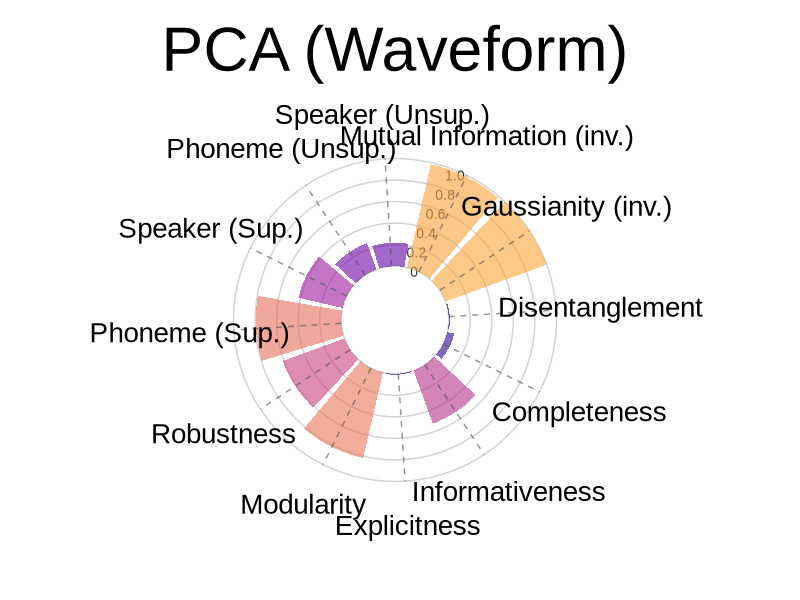
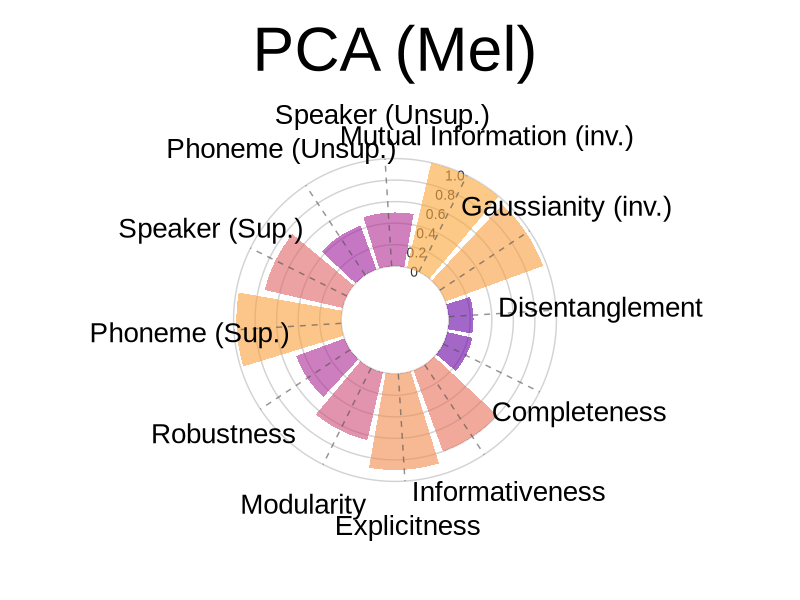
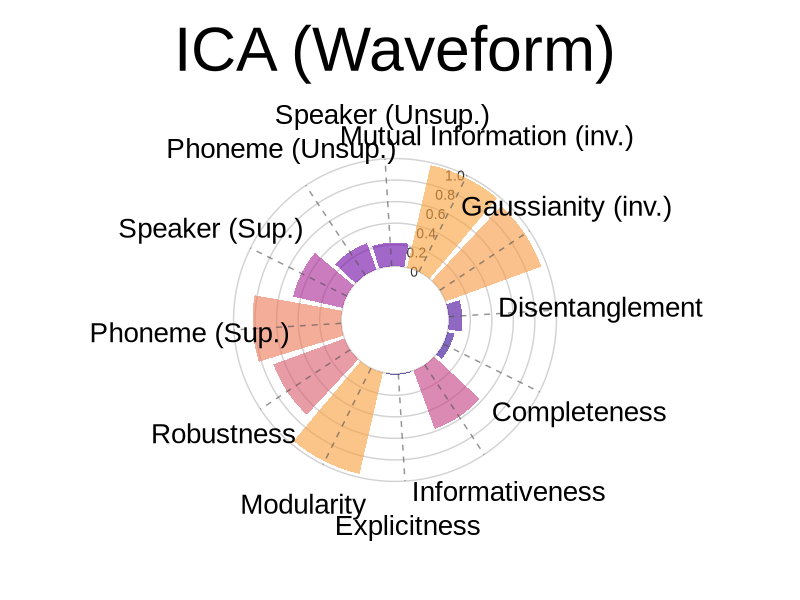
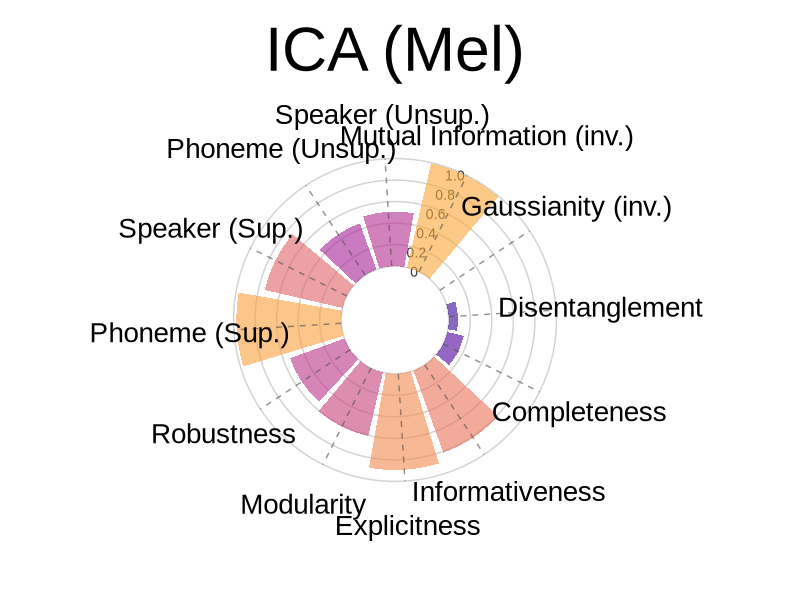
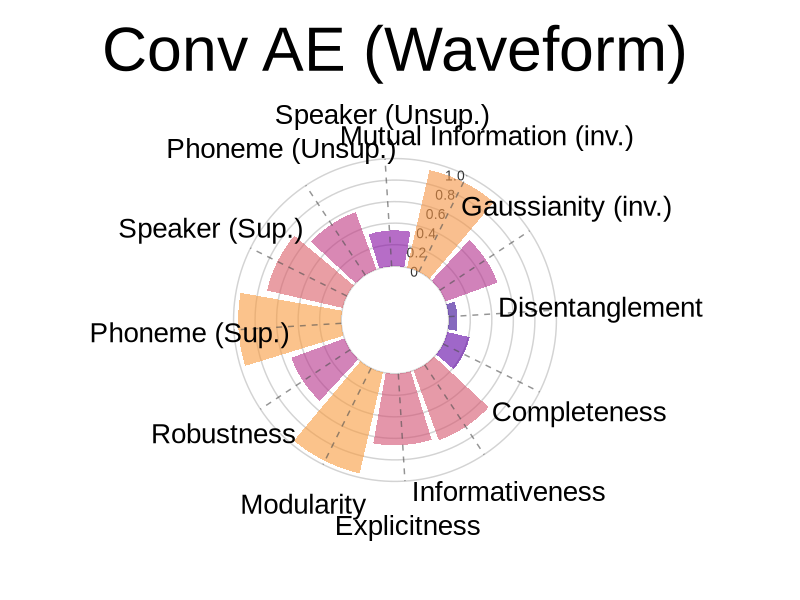
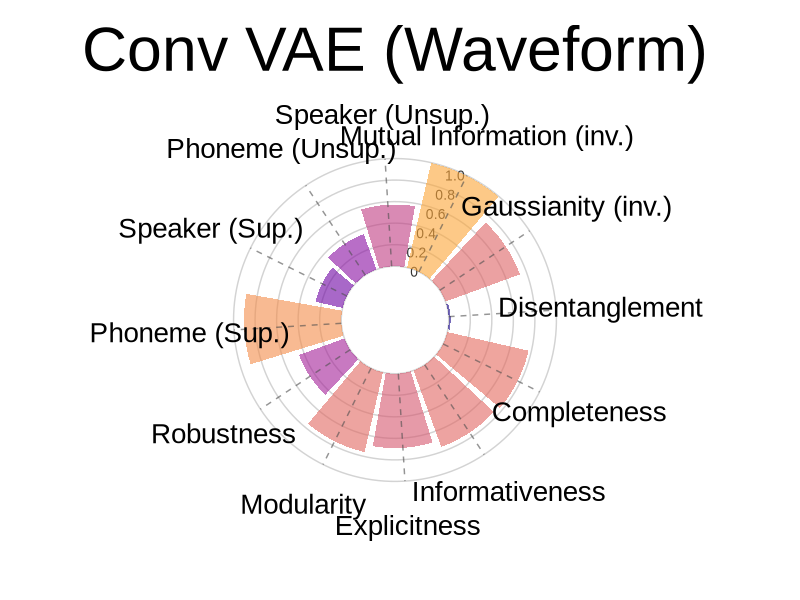
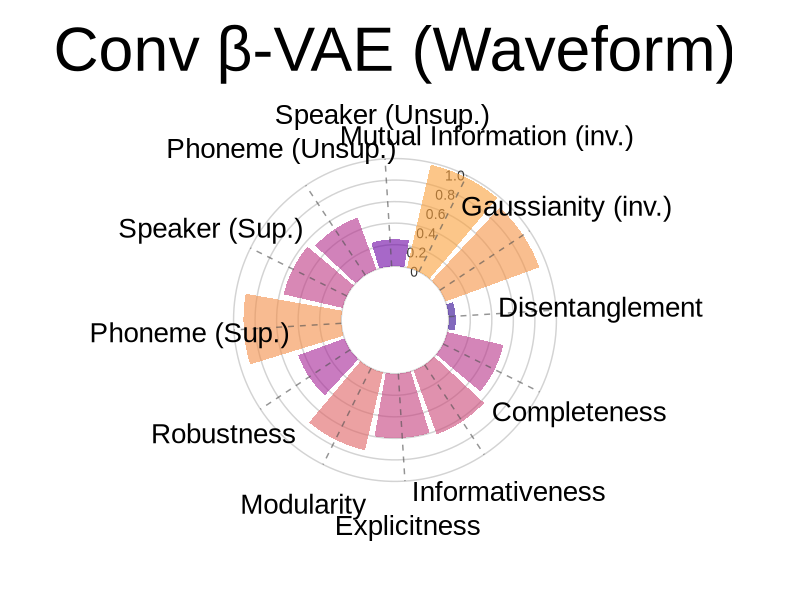
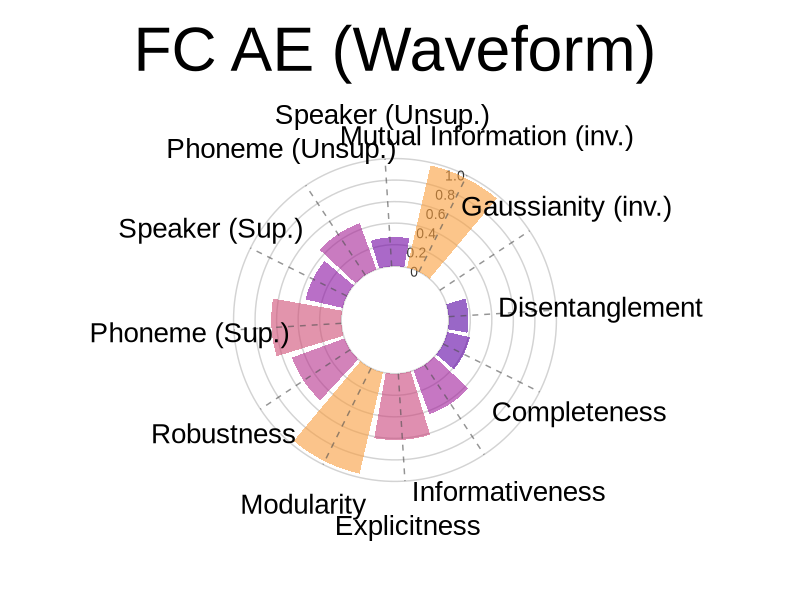

Write R code to recreate these figures, in order.
library(dplyr)
library(ggplot2)
library(stringr) 
library(tidyr) 
library(patchwork) 
library(viridis) 

# Set and create directory and filepaths to save
save_dir <-  file.path('..','figures','model_performance_vowels', 'circular_barplots')
if (!dir.exists(save_dir)) {
  dir.create(save_dir, recursive = TRUE, showWarnings = FALSE)
}

# Style and font parameters
plot_font_family <- "Arial"
plot_background_color <- "white"
plot_text_color <- "black"

#color palette
palette <- "plasma"
yellow_block_threshold <- 0.8

# Circular barplot specific settings
axis_text_size <- 20
plot_title_size <- 45
plot_title_face <- "plain"
plot_title_hjust <- 0.5
plot_title_vjust <- 0.5

# Legend elements
legend_text_size <- 28
legend_title_size <- 35
legend_text_face <- "plain"
legend_title_face <- "plain"
legend_key_size <- 7  # in cm

# Geom elements
bar_alpha <- 0.6
line_alpha <- 0.6
point_size_regular <- 5
text_size_regular <- 15
text_face <- "plain"

metrics <- c("mutual_info", "gaussian_corr_norm", "disentanglement", "completeness", 
             "informativeness", "explicitness", "modularity","IRS", 
             "supervised_phoneme_recognition", "supervised_speaker_identification","unsupervised_phoneme_recognition",
             "unsupervised_speaker_identification")

# Store model data 
model_data <- data.frame(
  metric = metrics,
  PCA_wav = c(0.014,0.001,0.01,0.065,0.525,0.009,0.817,0.611,0.794, 0.421, 0.259, 0.219),
  PCA_mel = c(0.004,0.035,0.230,0.239,0.801,0.894,0.645,0.477,0.974, 0.741, 0.433, 0.499),
  ICA_wav = c(0.023,0.052,0.127,0.066,0.578,0.009,0.968,0.703,0.824, 0.471, 0.260, 0.220),
  ICA_mel = c(0.005,4.85,0.086,0.156,0.812,0.894,0.605,0.538,0.974, 0.741, 0.455, 0.506),

  cAE_wav = c(0.070,0.486,0.081,0.212,0.690,0.664,0.963,0.526,0.957, 0.720, 0.567, 0.333),
  cVAE_wav = c(0.004,0.264,0.017,0.773,0.755,0.690,0.759,0.449,0.903, 0.258 , 0.349, 0.573),
  c_betaVAE_wav = c(0.020,0.072,0.065,0.534,0.631,0.597,0.742,0.458,0.908, 0.561, 0.513, 0.250),

  fcAE_wav = c(0.027,3.171,0.183,0.214,0.433,0.615,0.966,0.520, 0.650, 0.353, 0.458, 0.270),
  fcVAE_wav = c(0.097,0.316,0.106,0.563,0.361,0.403,0.960,0.535,0.523, 0.226, 0.227, 0.209),
  fc_betaVAE_wav = c(0.011,0.256,0.039,0.615,0.425,0.488,0.834,0.482,0.589,0.299,0.246,0.225),
  
  fcAE_mel = c(0.044,1.715,0.329,0.147,0.794,0.902,0.779,0.570,0.976, 0.744, 0.561, 0.316),
  fcVAE_mel = c(0.011,0.044,0.03,0.578,0.781,0.789,0.450,0.517,0.939, 0.738, 0.373, 0.332),
  fc_betaVAE_mel = c(0.007,0.061,0.062,0.615,0.805,0.772,0.563,0.552,0.963, 0.732, 0.367, 0.265),
  
  MDecAE_FD_mel = c(0.064,0.459,0.526,0.219,0.805,0.947,0.817,0.521,0.944, 0.938, 0.317,0.588),
  MDecAE_EWT_mel = c(0.089,0.565,0.529,0.26,0.761,0.913,0.871,0.619,0.974, 0.956, 0.388,0.550),

  MDecVAE_FD_mel = c(0.031,0.102,0.618,0.22,0.761,0.921,0.828,0.655,0.916, 0.769, 0.391, 0.516),
  MDecVAE_EWT_mel = c(0.040,0.114,0.553,0.233,0.717,0.918,0.779,0.626,0.974, 0.581, 0.412, 0.366),

  betaMDecVAE_FD_mel = c(0.051,0.173,0.526,0.196,0.809,0.929,0.809,0.600,0.924, 0.750, 0.334, 0.536),
  betaMDecVAE_EWT_mel = c(0.036,0.147,0.582,0.222,0.742,0.915,0.905,0.523,0.977, 0.713, 0.377, 0.638),

  ideal_model = c(0.0,0.0,1.0,1.0,1.0,1.0,1.0,1.0,1.0,1.0,1.0,1.0)
)

model_display_names <- c(
  "PCA_wav" = "PCA (Waveform)",
  "PCA_mel" = "PCA (Mel)",
  "ICA_wav" = "ICA (Waveform)",
  "ICA_mel" = "ICA (Mel)",
  "cAE_wav" = "Conv AE (Waveform)",
  "cVAE_wav" = "Conv VAE (Waveform)",
  "c_betaVAE_wav" = "Conv β-VAE (Waveform)",
  "fcAE_wav" = "FC AE (Waveform)",
  "fcVAE_wav" = "FC VAE (Waveform)",
  "fc_betaVAE_wav" = "FC β-VAE (Waveform)",
  "fcAE_mel" = "FC AE (Mel)",
  "fcVAE_mel" = "FC VAE (Mel)",
  "fc_betaVAE_mel" = "FC β-VAE (Mel)",
  "MDecAE_FD_mel" = "DecAE + FD (Mel)",
  "MDecAE_EWT_mel" = "DecAE + EWT (Mel)",
  "MDecVAE_FD_mel" = "DecVAE + FD (Mel)",
  "MDecVAE_EWT_mel" = "DecVAE + EWT (Mel)",
  "betaMDecVAE_FD_mel" = "β-DecVAE + FD (Mel)",
  "betaMDecVAE_EWT_mel" = "β-DecVAE + EWT (Mel)",
  "ideal_model" = "Ideal Model"
)

models_to_plot <- c("PCA_wav", "PCA_mel", "ICA_wav", "ICA_mel", "cAE_wav", "cVAE_wav","c_betaVAE_wav",
         "fcAE_wav", "fcVAE_wav","fc_betaVAE_wav","fcAE_mel", "fcVAE_mel","fc_betaVAE_mel",
         "MDecAE_FD_mel", "MDecAE_EWT_mel","MDecVAE_FD_mel", "MDecVAE_EWT_mel",
         "betaMDecVAE_FD_mel", "betaMDecVAE_EWT_mel","ideal_model")
         
#  fDecAE + FD mel = c(-,-,-,-,-,-,-,-,-,-,-,-),
#  fDecAE + EWT mel = c(-,-,-,-,-,-,-,-,-,-,-,-),
#  sDecAE + FD mel = c(-,-,-,-,-,-,-,-,-,-,-,-),
#  sDecAE + EWT mel = c(-,-,-,-,-,-,-,-,-,-,-,-),
#  fDecVAE + FD mel = c(-,-,-,-,-,-,-,-,-,-,-,-),
#  fDecVAE + EWT mel = c(-,-,-,-,-,-,-,-,-,-,-,-),
#  sDecVAE + FD mel = c(-,-,-,-,-,-,-,-,-,-,-,-),
#  sDecVAE + EWT mel = c(-,-,-,-,-,-,-,-,-,-,-,-),
#  fDec-beta-VAE + FD mel = c(-,-,-,-,-,-,-,-,-,-,-,-),
#  fDec-beta-VAE + EWT mel = c(-,-,-,-,-,-,-,-,-,-,-,-),
#  sDec-beta-VAE + FD mel = c(-,-,-,-,-,-,-,-,-,-,-,-),
#  sDec-beta-VAE + EWT mel = c(-,-,-,-,-,-,-,-,-,-,-,-),

model_data_long <- model_data %>%
  pivot_longer(
    cols = -metric,
    names_to = "model",
    values_to = "value"
  )

create_model_plot <- function(data, model_name, color_palette) {
  
  # Filter data for specific model
  model_df <- data %>% filter(model == model_name)
  
  # Adjust metric names for better display
  model_df <- model_df %>%
    mutate(
      # Invert mutual info and gaussian_corr_norm values so higher is better
      value = case_when(
        metric == "mutual_info" ~ 1 - value,
        metric == "gaussian_corr_norm" ~ 1 - value,
        TRUE ~ value
      ),
      # Cap values between 0 and 1
      value_display = pmax(0, pmin(value, 1)),
      short_metric = case_when(
        metric == "mutual_info" ~ "Mutual Information (inv.)",
        metric == "gaussian_corr_norm" ~ "Gaussianity (inv.)",
        metric == "disentanglement" ~ "Disentanglement",
        metric == "completeness" ~ "Completeness",
        metric == "informativeness" ~ "Informativeness",
        metric == "explicitness" ~ "Explicitness",
        metric == "modularity" ~ "Modularity",
        metric == "IRS" ~ "Robustness",
        metric == "supervised_phoneme_recognition" ~ "Phoneme (Sup.)",
        metric == "supervised_speaker_identification" ~ "Speaker (Sup.)",
        metric == "unsupervised_phoneme_recognition" ~ "Phoneme (Unsup.)",
        metric == "unsupervised_speaker_identification" ~ "Speaker (Unsup.)",
        TRUE ~ metric
      ),
      short_metric = factor(short_metric, 
                           levels = c("Mutual Information (inv.)", "Gaussianity (inv.)", "Disentanglement", "Completeness", "Informativeness", 
                                     "Explicitness", "Modularity", "Robustness", "Phoneme (Sup.)", "Speaker (Sup.)", 
                                     "Phoneme (Unsup.)", "Speaker (Unsup.)"))
    )
    #                           levels = c("MI", "GCN", "Disentang.", "Complet.", "Inform.", 
    #                                  "Explic.", "Modul.", "IRS", "SPR", "SSI", 
    #                                 "UPR", "USI"))  

  display_name <- if (!is.null(model_display_names[model_name])) {
    model_display_names[model_name]
  } else {
    # Fallback formatting if model isn't in our mapping
    formatted_name <- gsub("_", " ", model_name)
    formatted_name <- gsub("\\+", " + ", formatted_name)
    formatted_name <- gsub("beta", "β", formatted_name)  # Replace beta with β
    formatted_name <- gsub("  ", " ", formatted_name)
    formatted_name
  }


  grid_lines <- data.frame(
    y = c(0, 0.2, 0.4, 0.6, 0.8, 1.0),
    label = c("0", "0.2", "0.4", "0.6", "0.8", "1.0")
  )

  # Create the plot
  p <- ggplot(model_df) +
    # Make custom panel grid
    geom_hline(
      aes(yintercept = y), 
      data = grid_lines,
      color = "lightgrey"
    ) + 
    geom_text(
      aes(x = 1, y = y, label = label),
      data = grid_lines,
      color = "gray20",
      size = 3.5,
      hjust = 1.1,
      family = plot_font_family,
      inherit.aes = FALSE
    ) +
    # Add bars for metric values
    geom_col(
      aes(
        x = short_metric,
        y = value_display,
        fill = value_display
      ),
      position = "dodge2",
      show.legend = TRUE,
      alpha = bar_alpha
    ) +
    # Lollipop shaft
    geom_segment(
      aes(
        x = short_metric,
        y = 0,
        xend = short_metric,
        yend = 1.0
      ),
      linetype = "dashed",
      color = "gray30",
      alpha = line_alpha
    ) + 
    # Improve label spacing and prevent overlap at top - use horizontal text with offset
    coord_polar(clip = "off", start = 0.2) +  # Adjust start angle to avoid crowding at top
    # Scale y axis so bars don't start in center
    scale_y_continuous(
      limits = c(-0.5, 1.2),
      expand = c(0, 0),
      breaks = c(0, 0.2, 0.4, 0.6, 0.8, 1.0)
    ) + 
    # Remove legend from the main plot as we create it separately
    scale_fill_viridis_c(
      "Performance Score",
      option = palette,
      direction = 1,
      limits = c(0, 1),
      breaks = c(0, 0.2, 0.4, 0.6, 0.8, 1.0),
      labels = c("0", "0.2", "0.4", "0.6", "0.8", "1.0"),
      end = yellow_block_threshold,
      guide = "none"  # Remove the legend
    ) +
    scale_x_discrete() + 
    # Make the guide for the fill discrete
    guides(
      fill = guide_colorbar(
        barwidth = 15, barheight = 0.5, 
        title.position = "top", 
        title.hjust = 0.5
      )
    ) +
    # Add labels
    labs(
      title = display_name
    ) +
    # Customize theme
    theme_minimal() +
    theme(
      # Remove axis ticks and text
      axis.title = element_blank(),
      axis.ticks = element_blank(),
      axis.text.y = element_blank(),
      axis.text.x = element_text(
          color = plot_text_color, 
          size = axis_text_size,    
          face = text_face,
          family = plot_font_family,
          margin = margin(t=10),
          angle = 0,              # Horizontal text
          hjust = 0.5,            # Center alignment
          vjust = 0.6            # Adjust vertical position
      ),
      # Remove legend from the plot
      legend.position = "none",
      # Set default color and font family for the text
      text = element_text(color = plot_text_color, family = plot_font_family),
      # Customize the text in the title and subtitle
      plot.title = element_text(
          face = plot_title_face, 
          size = plot_title_size, 
          hjust = plot_title_hjust, 
          family = plot_font_family
      ),
      plot.subtitle = element_text(
          size = plot_title_size-8, 
          hjust = plot_title_hjust, 
          family = plot_font_family
      ),
      # Make the background white and remove extra grid lines
      panel.background = element_rect(fill = plot_background_color, color = plot_background_color),
      plot.background = element_rect(fill = plot_background_color, color = NA),
      panel.grid = element_blank(),
      panel.grid.major.x = element_blank(),
      plot.margin = margin(20, 40, 20, 30),
      # Style the legend
      legend.text = element_text(size = legend_text_size, face = legend_text_face, family = plot_font_family),
      legend.title = element_text(size = legend_title_size, face = legend_title_face, family = plot_font_family),
      legend.key.size = unit(legend_key_size, "cm")
    )
  
  return(p)
}

# Create a function to extract and save just the legend
extract_legend <- function(plot_object, save_path) {
  # Use cowplot to extract the legend
  legend <- cowplot::get_legend(
    plot_object + 
    theme(
      legend.position = "bottom",
      legend.box.margin = margin(20, 0, 20, 0),
      legend.text = element_text(
          size = legend_text_size, 
          face = legend_text_face, 
          family = plot_font_family
      ),
      legend.title = element_text(
          size = legend_title_size, 
          face = legend_title_face, 
          family = plot_font_family
      ),
      legend.key.size = unit(legend_key_size/2, "cm")
    )
  )
  
  # Create a blank canvas with just the legend
  legend_plot <- cowplot::ggdraw() + 
    cowplot::draw_grob(legend)
  
  # Save the legend
  ggsave(
    save_path,
    legend_plot,
    width = 10, 
    height = 3,
    dpi = 600, 
    bg = plot_background_color
  )
  
  return(legend_plot)
}

model_names <- colnames(model_data)[-1]


# Generate individual plots and their legends
for (model_name in models_to_plot) {
  # Use the palette parameter consistently
  plot <- create_model_plot(model_data_long, model_name, palette)
  
  # Clean up model name for file naming
  file_name <- gsub(" ", "_", model_name)
  file_name <- gsub("\\+", "plus", file_name)
  file_name <- gsub("-", "_", file_name)
  
  # Create paths for both plot and legend
  plot_path <- file.path(save_dir, paste0(file_name, "_performance.png"))
  legend_path <- file.path(save_dir, paste0(file_name, "_legend.png"))
  
  # Save plot without legend
  ggsave(
    plot_path,
    plot, width = 12, height = 9, dpi = 600, bg = plot_background_color
  )
}

# We're already saving the legend for the last plot after the loop,
# but let's make sure it's always saved for a specific model
extract_legend(create_model_plot(model_data_long, "ideal_model", palette), 
               file.path(save_dir, "reference_legend.png"))

